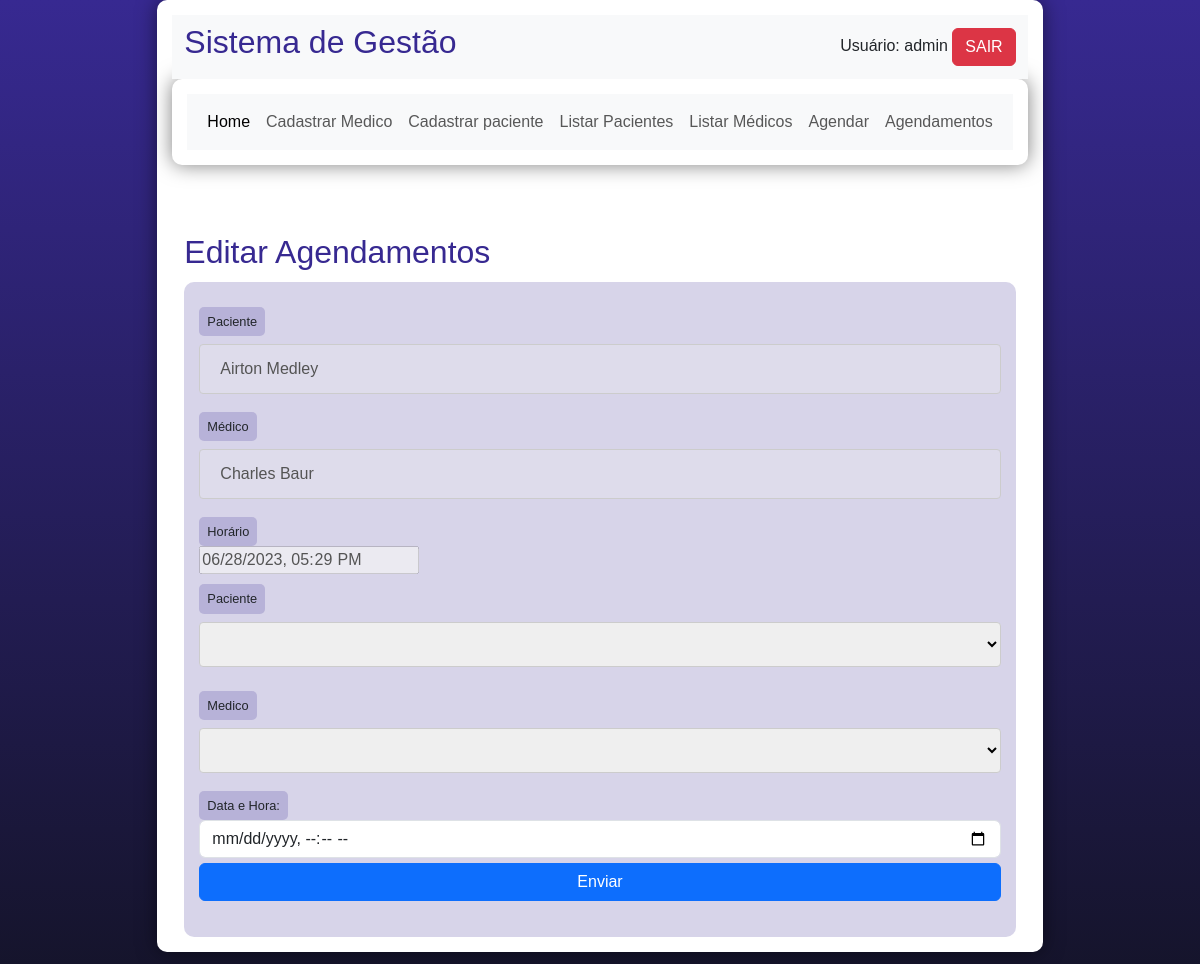
The page /dashboard.php?page=editar-agd&id=19 (signed in) on the database its author committed.
### tables this page shows
CREATE TABLE `agendamentos` (
  `id` bigint(20) UNSIGNED NOT NULL,
  `idmedico` int(11) DEFAULT NULL,
  `idpaciente` int(11) DEFAULT NULL,
  `datahora` datetime NOT NULL
);

CREATE TABLE `pacientes` (
  `id` int(11) NOT NULL,
  `cpf` int(11) NOT NULL,
  `nomepaciente` varchar(200) NOT NULL,
  `cep` int(11) NOT NULL,
  `uf` varchar(4) NOT NULL,
  `cidade` varchar(100) NOT NULL,
  `bairro` varchar(100) NOT NULL,
  `rua` varchar(45) NOT NULL,
  `datanascimento` date NOT NULL,
  `numero` int(11) NOT NULL
);

CREATE TABLE `medicos` (
  `id` int(11) NOT NULL,
  `crm` int(6) NOT NULL,
  `ufcrm` varchar(2) NOT NULL,
  `nomemedico` varchar(45) NOT NULL,
  `especialidade` varchar(45) NOT NULL
);

### editar-agendamentos.php (the view, shortened to what this page needs)
<h2>Editar Agendamentos</h2>
<?php
    $sql = "SELECT ag.id as id, pa.nomepaciente, me.nomemedico, ag.datahora
            FROM agendamentos ag
            join pacientes pa join medicos me
            on ag.idpaciente = pa.id and ag.idmedico = me.id
            where ag.id =".$_REQUEST["id"];
    $res = $conn->query($sql);
    $row = $res->fetch_object();
?>
<form action="?page=agendamentos-salvo" method="post">
    <label>Paciente</label>
    <input type="text" name="paciente-inicial" value="<?php print $row->nomepaciente; ?>" disabled>
    <label>Médico</label>
    <input type="text" name="medico-inicial" value="<?php print $row->nomemedico; ?>" disabled>
    <label>Horário</label>
    <input type="datetime-local" name="datahora-inicial" value="<?php print $row->datahora; ?>" disabled>
    <div class="mb-3">
        <label>Paciente</label>
        <select class="inputOSel" name="paciente" id="paciente" >
            <option selected></option>
            <?php
                mysqli_set_charset($conn,'utf8') or die(mysqli_error($conn));
                $sql = mysqli_query($conn,"SELECT id,cpf,nomepaciente FROM pacientes");
                while($row = mysqli_fetch_assoc($sql)) {
                    echo "<option value=".$row['id'].">".$row['nomepaciente']."</option>";
                }
            ?>
        </select>
    </div>
    <div class="col-md-12">
        <label>Medico</label>
        <select class="inputOSel" name="medico" id="medico">
            <option selected></option>
            <?php
                mysqli_set_charset($conn,'utf8') or die(mysqli_error($conn));
                $sql = mysqli_query($conn,"SELECT id,crm,nomemedico,especialidade FROM medicos");
                while($row = mysqli_fetch_assoc($sql)) {
                    echo "<option value=".$row['id'].">".$row['nomemedico']."</option>";
                }
            ?>
        </select>
    </div>
    <div class="form-group">
        <label for="datahora">Data e Hora:</label>
        <input type="datetime-local" class="form-control" id="datahora" name="datahora" required value="">
    </div>
    <div class="mb-3">
        <button type="submit" class="btn btn-primary">Enviar</button>
    </div>
</form>

### css/style.css (style rules this page uses)
* { font-family: Verdana, Geneva, Tahoma, sans-serif; box-sizing: border-box; }
body { background-color: #15142b; background-image: linear-gradient(180deg, #372991, #15142b); background-repeat: no-repeat; background-position: center center; background-size: cover; background-attachment: fixed; display: flex; flex-direction: column; flex-wrap: nowrap; justify-content: center; align-items: center; }
h2, h3, h4 { color: #372991; margin: 0 0 10px 0; }
form { background-color: rgba(55, 41, 145, 0.2); padding: 15px; border-radius: 10px; }
form label { display: block; width: fit-content; font-size: 0.8em; font-weight: 100; background-color: rgba(55, 41, 145, 0.2); padding: 5px 8px; margin-top: 10px; margin-bottom: 0px; border-radius: 5px; }
input[type=text], [type=number], select, input[type=date], input[type=date], input[type=datetime], input[type=email], input[type=month], input[type=password], input[type=range], input[type=tel], input[type=time], input[type=week] { width: 100%; padding: 12px 20px; font-size: 1em; margin: 8px 0; display: inline-block; border: 1px solid #ccc; border-radius: 4px; box-sizing: border-box; }
input[type=button], button { width: 100%; background-color: #372991; font-size: 1em; color: white; padding: 10px 20px; margin: 5px 0; border: none; border-radius: 4px; cursor: pointer; }

### rows shown on the page
agendamentos: paciente-inicial "Airton Medley", medico-inicial "Charles Baur", datahora-inicial "06/28/2023 17:29"

### other values the page prints
$_SESSION['usuario'] "admin"
